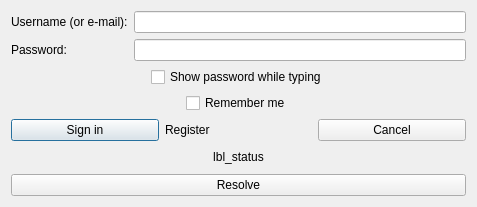
<?xml version="1.0" encoding="UTF-8"?>
<ui version="4.0">
 <class>DlgLogin</class>
 <widget class="QDialog" name="DlgLogin">
  <property name="geometry">
   <rect>
    <x>0</x>
    <y>0</y>
    <width>477</width>
    <height>207</height>
   </rect>
  </property>
  <property name="windowTitle">
   <string>Bazaar Account Login</string>
  </property>
  <property name="windowIcon">
   <iconset resource="../../resources/resources.qrc">
    <normaloff>:/hub/log_in.png</normaloff>:/hub/log_in.png</iconset>
  </property>
  <layout class="QVBoxLayout" name="verticalLayout">
   <item>
    <layout class="QGridLayout" name="gridLayout_5">
     <item row="3" column="0">
      <layout class="QGridLayout" name="gridLayout_2">
       <item row="0" column="0">
        <widget class="QPushButton" name="btn_ok">
         <property name="text">
          <string>Sign in</string>
         </property>
        </widget>
       </item>
       <item row="0" column="1">
        <widget class="QLabel" name="lbl_register_link">
         <property name="text">
          <string>Register</string>
         </property>
        </widget>
       </item>
       <item row="0" column="2">
        <widget class="QPushButton" name="btn_cancel">
         <property name="text">
          <string>Cancel</string>
         </property>
        </widget>
       </item>
      </layout>
     </item>
     <item row="0" column="0">
      <layout class="QGridLayout" name="gridLayout" columnstretch="1,3">
       <item row="0" column="0">
        <widget class="QLabel" name="lbl_login">
         <property name="text">
          <string>&lt;html&gt;&lt;head/&gt;&lt;body&gt;&lt;p&gt;Username (or e-mail):&lt;/p&gt;&lt;/body&gt;&lt;/html&gt;</string>
         </property>
        </widget>
       </item>
       <item row="0" column="1">
        <widget class="QLineEdit" name="le_login"/>
       </item>
       <item row="1" column="0">
        <widget class="QLabel" name="lbl_password">
         <property name="text">
          <string>Password:</string>
         </property>
        </widget>
       </item>
       <item row="1" column="1">
        <widget class="QLineEdit" name="le_password">
         <property name="echoMode">
          <enum>QLineEdit::Password</enum>
         </property>
        </widget>
       </item>
      </layout>
     </item>
     <item row="4" column="0">
      <widget class="QLabel" name="lbl_status">
       <property name="text">
        <string>lbl_status</string>
       </property>
       <property name="textFormat">
        <enum>Qt::RichText</enum>
       </property>
       <property name="alignment">
        <set>Qt::AlignCenter</set>
       </property>
      </widget>
     </item>
     <item row="1" column="0">
      <layout class="QGridLayout" name="gridLayout_4" columnstretch="2,1,2">
       <item row="0" column="0">
        <spacer name="horizontalSpacer_3">
         <property name="orientation">
          <enum>Qt::Horizontal</enum>
         </property>
         <property name="sizeHint" stdset="0">
          <size>
           <width>28</width>
           <height>20</height>
          </size>
         </property>
        </spacer>
       </item>
       <item row="0" column="1">
        <widget class="QCheckBox" name="cb_show_pass">
         <property name="text">
          <string>Show password while typing</string>
         </property>
        </widget>
       </item>
       <item row="0" column="2">
        <spacer name="horizontalSpacer_4">
         <property name="orientation">
          <enum>Qt::Horizontal</enum>
         </property>
         <property name="sizeHint" stdset="0">
          <size>
           <width>18</width>
           <height>20</height>
          </size>
         </property>
        </spacer>
       </item>
      </layout>
     </item>
     <item row="2" column="0">
      <layout class="QGridLayout" name="gridLayout_3" columnstretch="2,1,2">
       <item row="0" column="0">
        <spacer name="horizontalSpacer">
         <property name="orientation">
          <enum>Qt::Horizontal</enum>
         </property>
         <property name="sizeHint" stdset="0">
          <size>
           <width>28</width>
           <height>20</height>
          </size>
         </property>
        </spacer>
       </item>
       <item row="0" column="1">
        <widget class="QCheckBox" name="cb_save_credentials">
         <property name="text">
          <string>Remember me</string>
         </property>
        </widget>
       </item>
       <item row="0" column="2">
        <spacer name="horizontalSpacer_2">
         <property name="orientation">
          <enum>Qt::Horizontal</enum>
         </property>
         <property name="sizeHint" stdset="0">
          <size>
           <width>18</width>
           <height>20</height>
          </size>
         </property>
        </spacer>
       </item>
      </layout>
     </item>
     <item row="5" column="0">
      <widget class="QPushButton" name="btn_resolve">
       <property name="text">
        <string>Resolve</string>
       </property>
      </widget>
     </item>
    </layout>
   </item>
  </layout>
 </widget>
 <resources>
  <include location="../../resources/resources.qrc"/>
  <include location="../../resources/resources.qrc"/>
  <include location="../../resources/resources.qrc"/>
 </resources>
 <connections/>
</ui>
